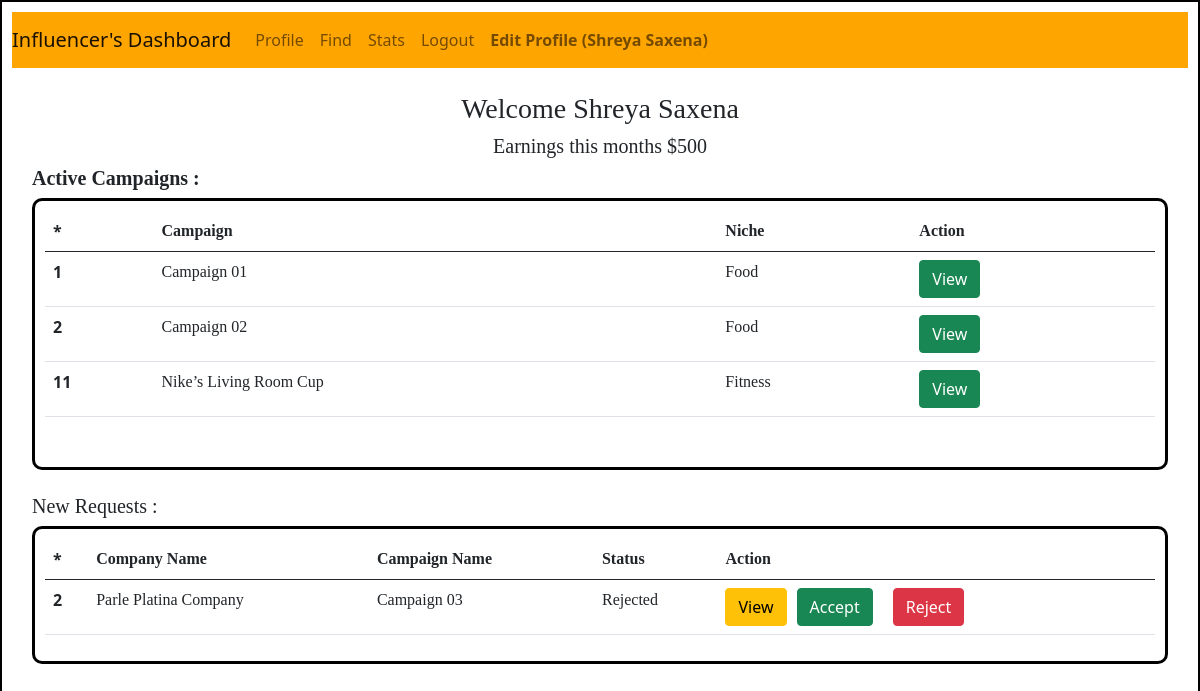
The page /influencer/dashboard/2 on the database as committed earlier.
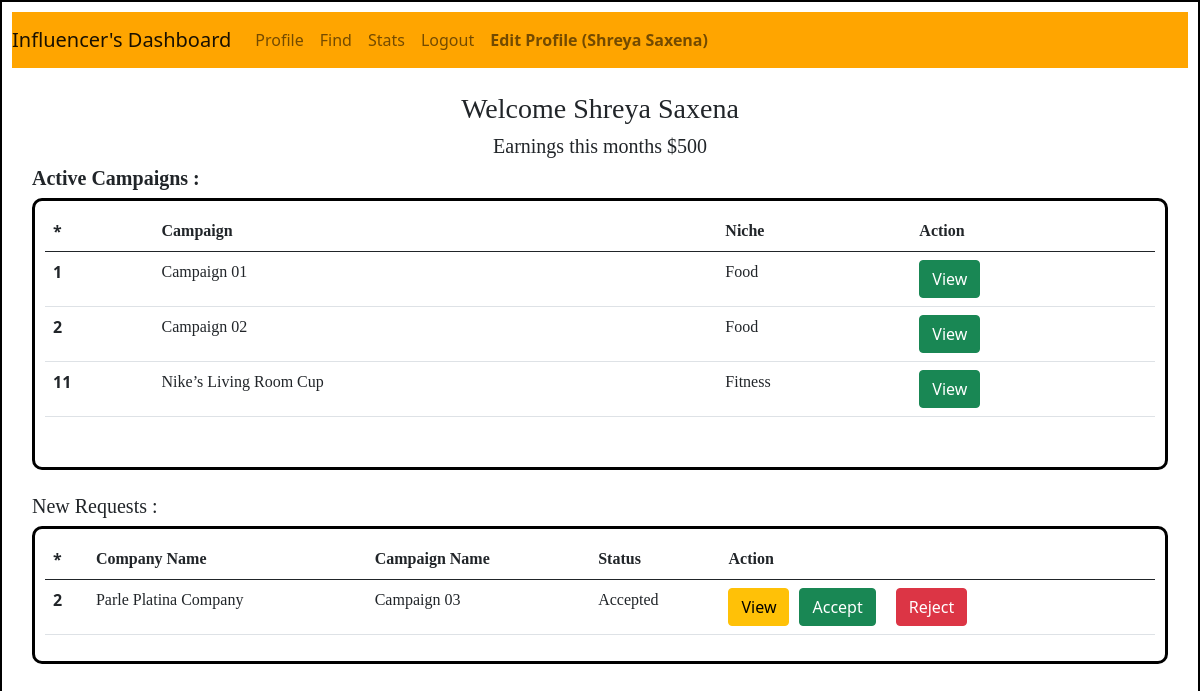
The same page on the database as committed later.
### backend/models.py (models this page shows)
class User(db.Model):
    __tablename__ = "user"
    id = db.Column(db.Integer, primary_key = True, nullable = False, autoincrement = True)
    email = db.Column(db.String, nullable = False)
    full_name = db.Column(db.String, nullable = False)
    search_name = db.Column(db.String, nullable = False, default="null")
    user_name = db.Column(db.String, unique = True, nullable = False)
    pwd = db.Column(db.String, nullable = False, default="null")
    category = db.Column(db.String, nullable = False, default="null")
    niche = db.Column(db.String, nullable = False, default="null")
    followers = db.Column(db.Integer, nullable=False, default = 0)
    type = db.Column(db.String, nullable = False, default = "general")
    is_flagged = db.Column(db.String, nullable=False, default="False")
    ad_request = db.relationship("Ad_request", cascade="all, delete", backref="user")

class Campaigns(db.Model):
    __tablename__ = "campaigns"
    id = db.Column(db.Integer, primary_key = True, nullable = False, autoincrement = True)
    name = db.Column(db.String, nullable = False)
    search_name = db.Column(db.String, nullable = False, default = "null")
    description = db.Column(db.Text, nullable = False)
    start_date = db.Column(db.String, nullable = False, default = "null")
    end_date = db.Column(db.String, nullable = False)
    budget = db.Column(db.Float, nullable = False)
    visibility = db.Column(db.String, nullable = False, default="public")
    goals = db.Column(db.Text, nullable = False)
    niche = db.Column(db.Text, nullable = False, default = "null")
    sponser_id = db.Column(db.Integer, db.ForeignKey("sponser.id"), nullable = False)
    ad_requests = db.relationship("Ad_request", cascade="all, delete", backref="campaigns")

class Sponser_Request(db.Model):     #Table for the requests sent by sponsers to influencer
    __tablename__="sponser_request"
    id = db.Column(db.Integer, primary_key=True,  nullable = False, autoincrement = True)
    influencer_id = db.Column(db.Integer, db.ForeignKey('user.id'), nullable=False)
    sponser_id = db.Column(db.Integer, db.ForeignKey('sponser.id'), nullable=False)
    campaign_id = db.Column(db.Integer, db.ForeignKey('campaigns.id'), nullable=False)
    status = db.Column(db.String(20), nullable=False, default='Pending')
    influencer = db.relationship('User', backref='sponser_request')
    sponser = db.relationship('Sponser', backref='sponser_request')
    campaign = db.relationship('Campaigns', backref='sponser_request')

class Sponser(db.Model):
    __tablename__ = "sponser"
    id = db.Column(db.Integer, primary_key = True, nullable = False, autoincrement = True)
    email = db.Column(db.String, nullable = False)
    company_name = db.Column(db.String, nullable = False)
    search_name = db.Column(db.String, nullable = False, default="null")
    user_name = db.Column(db.String, unique = True, nullable = False)
    pwd = db.Column(db.String, nullable = False,  default="null")
    industry = db.Column(db.String, nullable = False)
    budget = db.Column(db.Float, nullable = False, default = 1000.0)
    is_flagged = db.Column(db.String, nullable=False, default="False")
    type = db.Column(db.String, nullable = False, default = "Sponsor")
    campaigns = db.relationship("Campaigns", cascade="all, delete", backref="sponser")

### backend/controllers.py (the view)
@app.route('/influencer/dashboard/<int:i_id>', methods=['GET', 'POST'])
def influencer_dashboard(i_id):
    influencer = User.query.get(i_id)
    campaign_summary = fetch_campaigns()
    requests = Sponser_Request.query.filter_by(influencer_id = i_id)
    return render_template("influencer_dashboard_profile.html",  influencer = influencer, campaigns = campaign_summary, requests = requests)

### backend/controllers.py (called while the page is built)
def fetch_campaigns():
    campaigns=Campaigns.query.filter_by(visibility = "Public" ).all()
    campaign_list = {}
    for campaign in campaigns:
        if campaign.id not in campaign_list.keys():
            campaign_list[campaign.id] = [campaign.name, campaign.niche, campaign.end_date, campaign.budget, campaign.start_date, campaign.sponser_id]
    return campaign_list

### templates/influencer_dashboard_profile.html (shortened to what this page needs)
<!DOCTYPE html>
<html lang="en">
<head>
    <link rel="stylesheet" href = "/static/dashboardstyle.css">
    <link href="https://cdn.jsdelivr.net/npm/bootstrap@5.0.2/dist/css/bootstrap.min.css" rel="stylesheet">
</head>
<body>
  <div id="container-influencer-profile">
    <nav class="navbar navbar-expand-lg navbar-light" style="background-color:orange;">
      <a class="navbar-brand" href="#">Influencer's Dashboard</a>
      <div class="collapse navbar-collapse" id="navbarNav">
        <ul class="navbar-nav">
          <li class="nav-item active">
            <a class="nav-link" href="/influencer/dashboard/profile/{{influencer.id}}"> Profile</a>
          </li>
          <li class="nav-item active">
            <a class="nav-link" href="/influencer/dashboard/find/{{influencer.id}}"> Find</a>
          </li>
          <li class="nav-item active">
            <a class="nav-link" href="/influencer/stats"> Stats</span></a>
          </li>
          <li class="nav-item">
            <a class="nav-link" href="/login"> Logout</a>
          </li>
          <li class="nav-item">
            <a class="nav-link" href="/edit/profile/page/{{influencer.id}}" > <strong>Edit Profile ({{influencer.full_name}})</strong></a>
          </li>
    </nav><br>
            <div class="d-flex justify-content-md-center">
              <label><h3 style="font-family: 'Times New Roman', Times, serif;">Welcome {{influencer.full_name}}</h3></label>
            </div>
            <div class="d-flex justify-content-md-center">
              <label><h5 style="font-family: 'Times New Roman', Times, serif;">Earnings this months $500</h5></label>
            </div>
            <label><h5 style="font-family: 'Times New Roman', Times, serif; padding-left: 20px;"><b>Active Campaigns :</b></h5></label>
          <div id="campaign">
            {%if campaigns%}
            <table class="table">
              <thead>
                <tr>
                  <th scope="col">*</th>
                  <th scope="col" style="font-family: 'Times New Roman', Times, serif;">Campaign</th>
                  <th scope="col" style="font-family: 'Times New Roman', Times, serif;">Niche</th>
                  <th scope="col" style="font-family: 'Times New Roman', Times, serif;">Action</th>
                </tr>
              </thead>
              <tbody>
              {%for key, value in campaigns.items()%}
                <tr>
                  <th scope="row">{{key}}</th>
                  <td style="font-family: 'Times New Roman', Times, serif;">{{value[0]}}</td>
                  <td style="font-family: 'Times New Roman', Times, serif;">{{value[1]}}</td>
                  <td><a href="/view/campaign/influencer/{{key}}"><button type="button" class="btn btn-success">View</button></a></td>
                </tr>
              {%endfor%}
              </tbody>
            </table>
            {%else%}
            <h3>No Campaigns available!</h3>
            {%endif%}<br>
          </div><br>
          <label><h5 style="font-family: 'Times New Roman', Times, serif; padding-left: 20px;">New Requests :</h5></label>
          <div id="campaign">
            {%if requests%}
            <table class="table">
              <thead>
                <tr>
                  <th scope="col">*</th>
                  <th scope="col" style="font-family: 'Times New Roman', Times, serif;">Company Name</th>
                  <th scope="col" style="font-family: 'Times New Roman', Times, serif;">Campaign Name</th>
                  <th scope="col" style="font-family: 'Times New Roman', Times, serif;">Status</th>
                  <th scope="col" style="font-family: 'Times New Roman', Times, serif;">Action</th>
                </tr>
              </thead>
              <tbody>
              {%for request in requests%}
                <tr>
                  <th scope="row">{{request.id}}</th>
                  <td style="font-family: 'Times New Roman', Times, serif;">{{request.sponser.company_name}}</td>
                  <td style="font-family: 'Times New Roman', Times, serif;">{{request.campaign.name}}</td>
                  <td style="font-family: 'Times New Roman', Times, serif;">{{request.status}}</td>
                  <td>
                    <div id="button-container">
                      <form action="/view/ad/{{request.campaign_id}}">
                        <button type="submit" class="btn btn-warning">View</button>
                      </form>
                      <form action="/accept/sponser/request/{{influencer.id}}" method="POST">
                        <button type="submit" class="btn btn-success">Accept</button>
                      </form><br>
                      <form action="/reject/sponser/request/{{influencer.id}}" method="POST">
                        <button type="submit" class="btn btn-danger">Reject</button></td>
                    </div>
              {%endfor%}
            {%else%}
            <h3 style="font-family: 'Times New Roman', Times, serif;">No Request available!</h3>
            {%endif%}
          </div>
</body>
</html>

### static/dashboardstyle.css (style rules this page uses)
* { margin: 0%; padding: 0%; }
#container-influencer-profile { border: 2px solid black; padding: 10px; height: 900px; }
#campaign { border: 3px solid black ; padding: 10px; margin-left: 20px; margin-right: 20px; border-radius: 10px; }
#button-container { display: flex; gap: 10px; }

Rows that differ between the two databases and show on the page:
changed Sponser_Request "Parle Platina Company": status "Rejected" → "Accepted"
